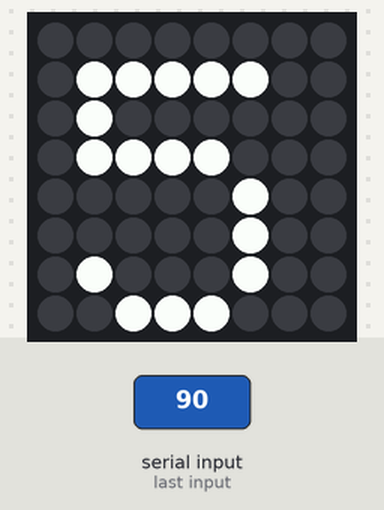
Recording of a program running on a simulated Raspberry Pi (BCM pin numbers) with a Sense HAT. Parts: the Sense HAT's 8×8 RGB LED matrix. The test bench sets the inputs (shaded band). What the program prints to the terminal is not drawn.

1.3 s: "5" typed at the terminal, then Enter
2.8 s: "90" typed at the terminal, then Enter
Above: at 4.2 s.
Timing chart, 0 to 5.8 s (numbered marks = the images above; inputs shaded):
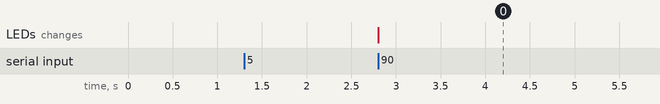

The program:

nmd.py
```python
from sense_hat import SenseHat
import time
sense = SenseHat()
string = input('Type your string please ')
duration = int(input('How many seconds do you want to display each letter? '))


while True:
    for index, char in enumerate(string):
        sense.show_letter(char)
        time.sleep(duration)
    time.sleep(3)
```

Measured:
- after the input at 1.3 s, every drawn part: stays the same
- after the input at 2.8 s, the LEDs: change at once (image 0)
